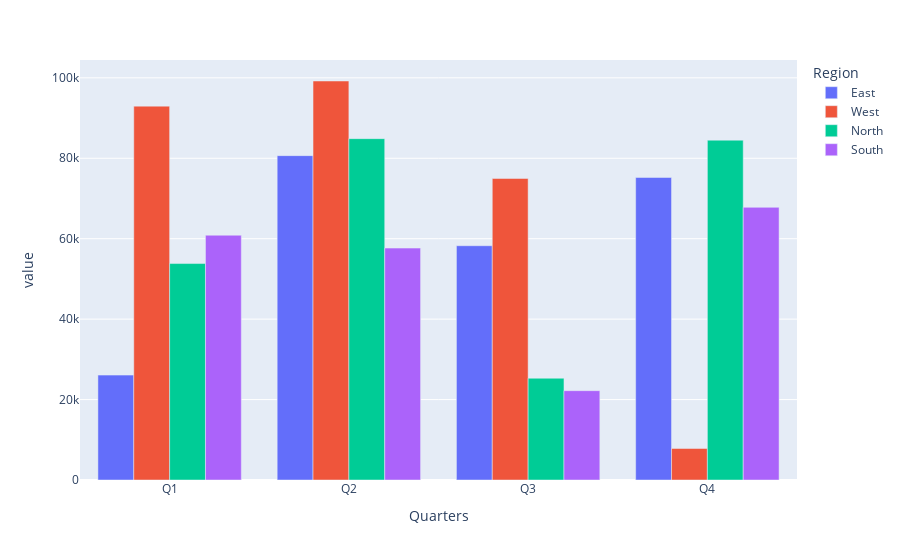

Notebook code for this chart:
### Code cell
# Despliga los mismos datos anteriores como un gráfico de barras
data.plot.bar(barmode="group")

### Figure 1 — Plotly figure (JSON) as saved in the notebook; plotly's stock layout.template omitted (floating-point values rounded to 4 significant figures)
{"data": [{"alignmentgroup": "True", "hovertemplate": "Region=East<br>Quarters=%{x}<br>value=%{y}<extra></extra>", "legendgroup": "East", "marker": {"color": "#636efa", "pattern": {"shape": ""}}, "name": "East", "offsetgroup": "East", "orientation": "v", "showlegend": true, "textposition": "auto", "type": "bar", "x": ["Q1", "Q2", "Q3", "Q4"], "xaxis": "x", "y": [26080.0, 80650.0, 58250.0, 75220.0], "yaxis": "y"}, {"alignmentgroup": "True", "hovertemplate": "Region=West<br>Quarters=%{x}<br>value=%{y}<extra></extra>", "legendgroup": "West", "marker": {"color": "#EF553B", "pattern": {"shape": ""}}, "name": "West", "offsetgroup": "West", "orientation": "v", "showlegend": true, "textposition": "auto", "type": "bar", "x": ["Q1", "Q2", "Q3", "Q4"], "xaxis": "x", "y": [92970.0, 99210.0, 74980.0, 7835.0], "yaxis": "y"}, {"alignmentgroup": "True", "hovertemplate": "Region=North<br>Quarters=%{x}<br>value=%{y}<extra></extra>", "legendgroup": "North", "marker": {"color": "#00cc96", "pattern": {"shape": ""}}, "name": "North", "offsetgroup": "North", "orientation": "v", "showlegend": true, "textposition": "auto", "type": "bar", "x": ["Q1", "Q2", "Q3", "Q4"], "xaxis": "x", "y": [53820.0, 84880.0, 25310.0, 84500.0], "yaxis": "y"}, {"alignmentgroup": "True", "hovertemplate": "Region=South<br>Quarters=%{x}<br>value=%{y}<extra></extra>", "legendgroup": "South", "marker": {"color": "#ab63fa", "pattern": {"shape": ""}}, "name": "South", "offsetgroup": "South", "orientation": "v", "showlegend": true, "textposition": "auto", "type": "bar", "x": ["Q1", "Q2", "Q3", "Q4"], "xaxis": "x", "y": [60870.0, 57670.0, 22210.0, 67800.0], "yaxis": "y"}], "layout": {"barmode": "group", "legend": {"title": {"text": "Region"}, "tracegroupgap": 0}, "margin": {"t": 60}, "xaxis": {"anchor": "y", "domain": [0, 1], "title": {"text": "Quarters"}}, "yaxis": {"anchor": "x", "domain": [0, 1], "title": {"text": "value"}}}}
